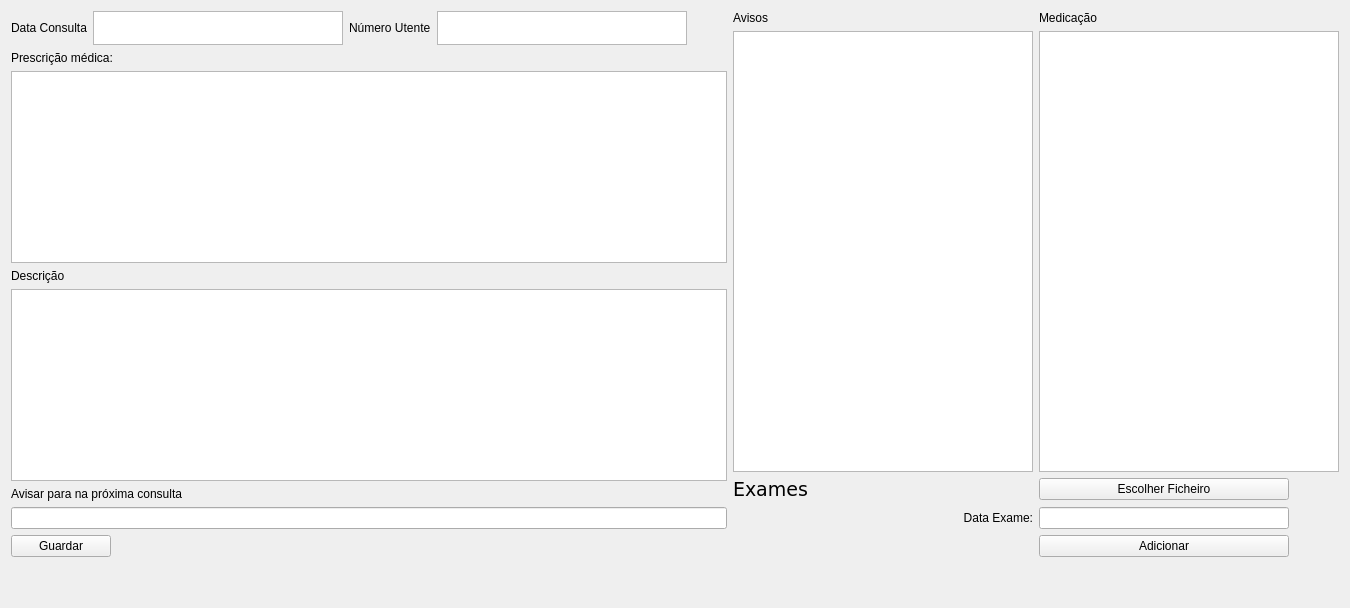
      <widget class="QWidget" name="medicReport">
       <attribute name="title">
        <string>Relatório</string>
       </attribute>
       <layout class="QGridLayout" name="gridLayout_23">
        <item row="2" column="0">
         <layout class="QGridLayout" name="gridLayout_20">
          <item row="1" column="0">
           <widget class="QTextBrowser" name="addReportDescription"/>
          </item>
          <item row="2" column="0">
           <widget class="QLabel" name="label_90">
            <property name="text">
             <string>Avisar para na próxima consulta</string>
            </property>
           </widget>
          </item>
          <item row="0" column="0">
           <widget class="QLabel" name="label_88">
            <property name="maximumSize">
             <size>
              <width>16777215</width>
              <height>32</height>
             </size>
            </property>
            <property name="text">
             <string>Descrição</string>
            </property>
           </widget>
          </item>
          <item row="4" column="0">
           <widget class="QPushButton" name="addAppointmentReport">
            <property name="maximumSize">
             <size>
              <width>100</width>
              <height>16777215</height>
             </size>
            </property>
            <property name="text">
             <string>Guardar</string>
            </property>
           </widget>
          </item>
          <item row="3" column="0">
           <widget class="QLineEdit" name="addReportWarning">
            <property name="text">
             <string/>
            </property>
           </widget>
          </item>
         </layout>
        </item>
        <item row="0" column="0">
         <layout class="QGridLayout" name="gridLayout_18">
          <item row="0" column="0" alignment="Qt::AlignRight">
           <widget class="QLabel" name="label_89">
            <property name="maximumSize">
             <size>
              <width>100</width>
              <height>16777215</height>
             </size>
            </property>
            <property name="text">
             <string>Data Consulta</string>
            </property>
           </widget>
          </item>
          <item row="0" column="2" alignment="Qt::AlignRight">
           <widget class="QLabel" name="label_93">
            <property name="maximumSize">
             <size>
              <width>250</width>
              <height>16777215</height>
             </size>
            </property>
            <property name="text">
             <string>Número Utente</string>
            </property>
           </widget>
          </item>
          <item row="0" column="4">
           <spacer name="horizontalSpacer_2">
            <property name="orientation">
             <enum>Qt::Horizontal</enum>
            </property>
            <property name="sizeHint" stdset="0">
             <size>
              <width>40</width>
              <height>20</height>
             </size>
            </property>
           </spacer>
          </item>
          <item row="0" column="3">
           <widget class="QTextBrowser" name="addReportPatientNumber">
            <property name="maximumSize">
             <size>
              <width>250</width>
              <height>34</height>
             </size>
            </property>
           </widget>
          </item>
          <item row="0" column="1">
           <widget class="QTextBrowser" name="addReportDate">
            <property name="minimumSize">
             <size>
              <width>0</width>
              <height>32</height>
             </size>
            </property>
            <property name="maximumSize">
             <size>
              <width>250</width>
              <height>34</height>
             </size>
            </property>
            <property name="font">
             <font>
              <pointsize>8</pointsize>
             </font>
            </property>
            <property name="placeholderText">
             <string/>
            </property>
           </widget>
          </item>
         </layout>
        </item>
        <item row="3" column="0">
         <spacer name="verticalSpacer_11">
          <property name="orientation">
           <enum>Qt::Vertical</enum>
          </property>
          <property name="sizeHint" stdset="0">
           <size>
            <width>20</width>
            <height>40</height>
           </size>
          </property>
         </spacer>
        </item>
        <item row="1" column="0">
         <layout class="QGridLayout" name="gridLayout_19">
          <item row="1" column="0">
           <widget class="QLabel" name="label_77">
            <property name="text">
             <string>Prescrição médica:</string>
            </property>
           </widget>
          </item>
          <item row="2" column="0">
           <widget class="QTextBrowser" name="addReportPrescription"/>
          </item>
         </layout>
        </item>
        <item row="0" column="1" rowspan="3">
         <layout class="QGridLayout" name="gridLayout_22">
          <property name="verticalSpacing">
           <number>6</number>
          </property>
          <item row="1" column="0">
           <widget class="QTextBrowser" name="warning_text">
            <property name="minimumSize">
             <size>
              <width>300</width>
              <height>0</height>
             </size>
            </property>
           </widget>
          </item>
          <item row="4" column="1">
           <widget class="QLineEdit" name="addExameDate">
            <property name="maximumSize">
             <size>
              <width>250</width>
              <height>16777215</height>
             </size>
            </property>
           </widget>
          </item>
          <item row="2" column="0">
           <widget class="QLabel" name="label_13">
            <property name="font">
             <font>
              <family>DejaVu Sans</family>
              <pointsize>14</pointsize>
             </font>
            </property>
            <property name="text">
             <string>Exames</string>
            </property>
           </widget>
          </item>
          <item row="0" column="0">
           <widget class="QLabel" name="label_12">
            <property name="text">
             <string>Avisos</string>
            </property>
           </widget>
          </item>
          <item row="0" column="1">
           <widget class="QLabel" name="label">
            <property name="text">
             <string>Medicação</string>
            </property>
           </widget>
          </item>
          <item row="4" column="0" alignment="Qt::AlignRight">
           <widget class="QLabel" name="label_94">
            <property name="layoutDirection">
             <enum>Qt::LeftToRight</enum>
            </property>
            <property name="text">
             <string>Data Exame:</string>
            </property>
            <property name="alignment">
             <set>Qt::AlignRight|Qt::AlignTrailing|Qt::AlignVCenter</set>
            </property>
           </widget>
          </item>
          <item row="1" column="1">
           <widget class="QTextBrowser" name="medication_text">
            <property name="minimumSize">
             <size>
              <width>300</width>
              <height>0</height>
             </size>
            </property>
           </widget>
          </item>
          <item row="2" column="1">
           <widget class="QPushButton" name="addExamFile">
            <property name="minimumSize">
             <size>
              <width>150</width>
              <height>0</height>
             </size>
            </property>
            <property name="maximumSize">
             <size>
              <width>250</width>
              <height>16777215</height>
             </size>
            </property>
            <property name="text">
             <string>Escolher Ficheiro</string>
            </property>
           </widget>
          </item>
          <item row="5" column="1">
           <widget class="QPushButton" name="addAppointmentExam">
            <property name="maximumSize">
             <size>
              <width>250</width>
              <height>16777215</height>
             </size>
            </property>
            <property name="text">
             <string>Adicionar</string>
            </property>
           </widget>
          </item>
         </layout>
        </item>
       </layout>
      </widget>
